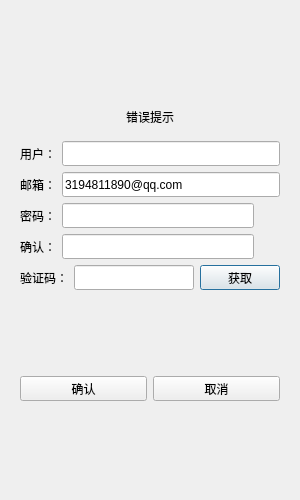
<?xml version="1.0" encoding="UTF-8"?>
<ui version="4.0">
 <class>register_Dialog</class>
 <widget class="QDialog" name="register_Dialog">
  <property name="geometry">
   <rect>
    <x>0</x>
    <y>0</y>
    <width>300</width>
    <height>500</height>
   </rect>
  </property>
  <property name="minimumSize">
   <size>
    <width>300</width>
    <height>500</height>
   </size>
  </property>
  <property name="maximumSize">
   <size>
    <width>300</width>
    <height>500</height>
   </size>
  </property>
  <property name="windowTitle">
   <string>Dialog</string>
  </property>
  <layout class="QVBoxLayout" name="verticalLayout_2">
   <item>
    <layout class="QVBoxLayout" name="verticalLayout">
     <item>
      <widget class="QStackedWidget" name="stackedWidget">
       <property name="currentIndex">
        <number>0</number>
       </property>
       <widget class="QWidget" name="page">
        <layout class="QVBoxLayout" name="verticalLayout_3">
         <item>
          <spacer name="verticalSpacer">
           <property name="orientation">
            <enum>Qt::Vertical</enum>
           </property>
           <property name="sizeHint" stdset="0">
            <size>
             <width>20</width>
             <height>40</height>
            </size>
           </property>
          </spacer>
         </item>
         <item>
          <widget class="QWidget" name="widget" native="true">
           <layout class="QVBoxLayout" name="verticalLayout_4">
            <item>
             <widget class="QLabel" name="m_err_tip">
              <property name="text">
               <string>错误提示</string>
              </property>
              <property name="alignment">
               <set>Qt::AlignCenter</set>
              </property>
             </widget>
            </item>
           </layout>
          </widget>
         </item>
         <item>
          <layout class="QHBoxLayout" name="horizontalLayout">
           <item>
            <widget class="QLabel" name="m_user_label">
             <property name="minimumSize">
              <size>
               <width>0</width>
               <height>25</height>
              </size>
             </property>
             <property name="maximumSize">
              <size>
               <width>16777215</width>
               <height>25</height>
              </size>
             </property>
             <property name="text">
              <string>用户：</string>
             </property>
            </widget>
           </item>
           <item>
            <widget class="QLineEdit" name="m_user_edit">
             <property name="minimumSize">
              <size>
               <width>0</width>
               <height>25</height>
              </size>
             </property>
             <property name="maximumSize">
              <size>
               <width>16777215</width>
               <height>25</height>
              </size>
             </property>
            </widget>
           </item>
          </layout>
         </item>
         <item>
          <layout class="QHBoxLayout" name="horizontalLayout_3">
           <item>
            <widget class="QLabel" name="m_email_label">
             <property name="minimumSize">
              <size>
               <width>0</width>
               <height>25</height>
              </size>
             </property>
             <property name="maximumSize">
              <size>
               <width>16777215</width>
               <height>25</height>
              </size>
             </property>
             <property name="text">
              <string>邮箱：</string>
             </property>
            </widget>
           </item>
           <item>
            <widget class="QLineEdit" name="m_email_edit">
             <property name="minimumSize">
              <size>
               <width>0</width>
               <height>25</height>
              </size>
             </property>
             <property name="maximumSize">
              <size>
               <width>16777215</width>
               <height>25</height>
              </size>
             </property>
             <property name="text">
              <string>3194811890@qq.com</string>
             </property>
            </widget>
           </item>
          </layout>
         </item>
         <item>
          <layout class="QHBoxLayout" name="horizontalLayout_4">
           <item>
            <widget class="QLabel" name="m_pass_label">
             <property name="minimumSize">
              <size>
               <width>0</width>
               <height>25</height>
              </size>
             </property>
             <property name="maximumSize">
              <size>
               <width>16777215</width>
               <height>25</height>
              </size>
             </property>
             <property name="text">
              <string>密码：</string>
             </property>
            </widget>
           </item>
           <item>
            <widget class="QLineEdit" name="m_pass_edit">
             <property name="minimumSize">
              <size>
               <width>0</width>
               <height>25</height>
              </size>
             </property>
             <property name="maximumSize">
              <size>
               <width>16777215</width>
               <height>25</height>
              </size>
             </property>
            </widget>
           </item>
           <item>
            <widget class="ClickedLabel" name="m_pass_visible">
             <property name="minimumSize">
              <size>
               <width>20</width>
               <height>20</height>
              </size>
             </property>
             <property name="maximumSize">
              <size>
               <width>20</width>
               <height>20</height>
              </size>
             </property>
             <property name="styleSheet">
              <string notr="true"/>
             </property>
             <property name="text">
              <string/>
             </property>
            </widget>
           </item>
          </layout>
         </item>
         <item>
          <layout class="QHBoxLayout" name="horizontalLayout_5">
           <item>
            <widget class="QLabel" name="m_confirm_label">
             <property name="minimumSize">
              <size>
               <width>0</width>
               <height>25</height>
              </size>
             </property>
             <property name="maximumSize">
              <size>
               <width>16777215</width>
               <height>25</height>
              </size>
             </property>
             <property name="text">
              <string>确认：</string>
             </property>
            </widget>
           </item>
           <item>
            <widget class="QLineEdit" name="m_confirm_edit">
             <property name="minimumSize">
              <size>
               <width>0</width>
               <height>25</height>
              </size>
             </property>
             <property name="maximumSize">
              <size>
               <width>16777215</width>
               <height>25</height>
              </size>
             </property>
            </widget>
           </item>
           <item>
            <widget class="ClickedLabel" name="m_confirm_visible">
             <property name="minimumSize">
              <size>
               <width>20</width>
               <height>20</height>
              </size>
             </property>
             <property name="maximumSize">
              <size>
               <width>20</width>
               <height>20</height>
              </size>
             </property>
             <property name="styleSheet">
              <string notr="true"/>
             </property>
             <property name="text">
              <string/>
             </property>
            </widget>
           </item>
          </layout>
         </item>
         <item>
          <layout class="QHBoxLayout" name="horizontalLayout_6">
           <item>
            <widget class="QLabel" name="m_varify_label">
             <property name="minimumSize">
              <size>
               <width>0</width>
               <height>25</height>
              </size>
             </property>
             <property name="maximumSize">
              <size>
               <width>16777215</width>
               <height>25</height>
              </size>
             </property>
             <property name="text">
              <string>验证码：</string>
             </property>
            </widget>
           </item>
           <item>
            <widget class="QLineEdit" name="m_varify_edit">
             <property name="minimumSize">
              <size>
               <width>0</width>
               <height>25</height>
              </size>
             </property>
             <property name="maximumSize">
              <size>
               <width>16777215</width>
               <height>25</height>
              </size>
             </property>
            </widget>
           </item>
           <item>
            <widget class="CTimerBtn" name="m_get_code">
             <property name="minimumSize">
              <size>
               <width>0</width>
               <height>25</height>
              </size>
             </property>
             <property name="maximumSize">
              <size>
               <width>16777215</width>
               <height>25</height>
              </size>
             </property>
             <property name="text">
              <string>获取</string>
             </property>
            </widget>
           </item>
          </layout>
         </item>
         <item>
          <spacer name="verticalSpacer_2">
           <property name="orientation">
            <enum>Qt::Vertical</enum>
           </property>
           <property name="sizeHint" stdset="0">
            <size>
             <width>20</width>
             <height>40</height>
            </size>
           </property>
          </spacer>
         </item>
         <item>
          <layout class="QHBoxLayout" name="horizontalLayout_7">
           <item>
            <widget class="QPushButton" name="m_sure_btn">
             <property name="minimumSize">
              <size>
               <width>0</width>
               <height>25</height>
              </size>
             </property>
             <property name="maximumSize">
              <size>
               <width>16777215</width>
               <height>25</height>
              </size>
             </property>
             <property name="text">
              <string>确认</string>
             </property>
            </widget>
           </item>
           <item>
            <widget class="QPushButton" name="m_cancel_btn">
             <property name="minimumSize">
              <size>
               <width>0</width>
               <height>25</height>
              </size>
             </property>
             <property name="maximumSize">
              <size>
               <width>16777215</width>
               <height>25</height>
              </size>
             </property>
             <property name="text">
              <string>取消</string>
             </property>
            </widget>
           </item>
          </layout>
         </item>
         <item>
          <spacer name="verticalSpacer_3">
           <property name="orientation">
            <enum>Qt::Vertical</enum>
           </property>
           <property name="sizeHint" stdset="0">
            <size>
             <width>20</width>
             <height>40</height>
            </size>
           </property>
          </spacer>
         </item>
        </layout>
       </widget>
       <widget class="QWidget" name="page_2">
        <layout class="QVBoxLayout" name="verticalLayout_5">
         <item>
          <spacer name="verticalSpacer_5">
           <property name="orientation">
            <enum>Qt::Vertical</enum>
           </property>
           <property name="sizeHint" stdset="0">
            <size>
             <width>20</width>
             <height>40</height>
            </size>
           </property>
          </spacer>
         </item>
         <item>
          <widget class="QLabel" name="m_tip_lb">
           <property name="text">
            <string>注册成功，5 s后返回登录</string>
           </property>
           <property name="alignment">
            <set>Qt::AlignCenter</set>
           </property>
          </widget>
         </item>
         <item>
          <widget class="QLabel" name="m_tip2_lb">
           <property name="text">
            <string>可点击返回按钮直接返回登录界面</string>
           </property>
           <property name="alignment">
            <set>Qt::AlignCenter</set>
           </property>
          </widget>
         </item>
         <item>
          <spacer name="verticalSpacer_6">
           <property name="orientation">
            <enum>Qt::Vertical</enum>
           </property>
           <property name="sizeHint" stdset="0">
            <size>
             <width>20</width>
             <height>40</height>
            </size>
           </property>
          </spacer>
         </item>
         <item>
          <widget class="QWidget" name="widget_2" native="true">
           <layout class="QHBoxLayout" name="horizontalLayout_2">
            <item>
             <spacer name="horizontalSpacer">
              <property name="orientation">
               <enum>Qt::Horizontal</enum>
              </property>
              <property name="sizeHint" stdset="0">
               <size>
                <width>40</width>
                <height>20</height>
               </size>
              </property>
             </spacer>
            </item>
            <item>
             <widget class="QPushButton" name="m_return_btn">
              <property name="minimumSize">
               <size>
                <width>0</width>
                <height>25</height>
               </size>
              </property>
              <property name="maximumSize">
               <size>
                <width>16777215</width>
                <height>25</height>
               </size>
              </property>
              <property name="text">
               <string>返回登录</string>
              </property>
             </widget>
            </item>
            <item>
             <spacer name="horizontalSpacer_2">
              <property name="orientation">
               <enum>Qt::Horizontal</enum>
              </property>
              <property name="sizeHint" stdset="0">
               <size>
                <width>40</width>
                <height>20</height>
               </size>
              </property>
             </spacer>
            </item>
           </layout>
          </widget>
         </item>
         <item>
          <spacer name="verticalSpacer_4">
           <property name="orientation">
            <enum>Qt::Vertical</enum>
           </property>
           <property name="sizeHint" stdset="0">
            <size>
             <width>20</width>
             <height>40</height>
            </size>
           </property>
          </spacer>
         </item>
        </layout>
       </widget>
      </widget>
     </item>
    </layout>
   </item>
  </layout>
 </widget>
 <customwidgets>
  <customwidget>
   <class>CTimerBtn</class>
   <extends>QPushButton</extends>
   <header>ctimerbtn.h</header>
  </customwidget>
  <customwidget>
   <class>ClickedLabel</class>
   <extends>QLabel</extends>
   <header>clickedlabel.h</header>
  </customwidget>
 </customwidgets>
 <resources/>
 <connections/>
</ui>
